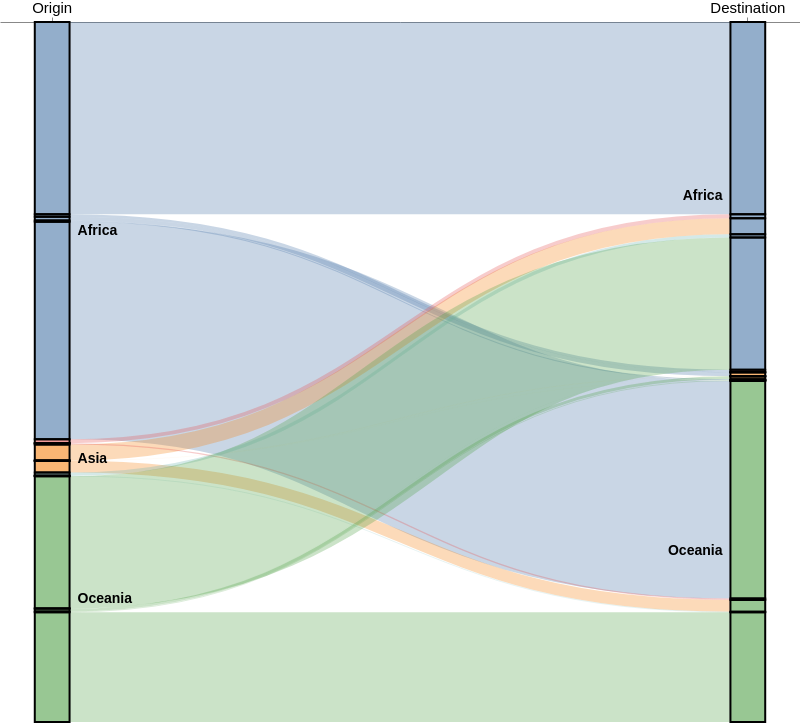

Express this chart as Vega-Lite.
### Vega specification from a JSON file in a GitHub repository (floating-point values rounded to 4 significant figures)
{"$schema": "https://vega.github.io/schema/vega/v5.2.json", "height": 700, "width": 800, "data": [{"name": "rawData", "values": [{"key": {"stk1": "Africa", "stk2": "Africa"}, "doc_count": 81319501}, {"key": {"stk1": "Africa", "stk2": "Asia"}, "doc_count": 1608138}, {"key": {"stk1": "Africa", "stk2": "Americas"}, "doc_count": 1069668}, {"key": {"stk1": "Africa", "stk2": "Europe"}, "doc_count": 435792}, {"key": {"stk1": "Africa", "stk2": "Oceania"}, "doc_count": 92053160}, {"key": {"stk1": "Asia", "stk2": "Africa"}, "doc_count": 6801637}, {"key": {"stk1": "Asia", "stk2": "Asia"}, "doc_count": 41855}, {"key": {"stk1": "Asia", "stk2": "Americas"}, "doc_count": 6522}, {"key": {"stk1": "Asia", "stk2": "Europe"}, "doc_count": 16582}, {"key": {"stk1": "Asia", "stk2": "Oceania"}, "doc_count": 4952322}, {"key": {"stk1": "Americas", "stk2": "Africa"}, "doc_count": 1644110}, {"key": {"stk1": "Americas", "stk2": "Asia"}, "doc_count": 3949}, {"key": {"stk1": "Americas", "stk2": "Europe"}, "doc_count": 739}, {"key": {"stk1": "Americas", "stk2": "Oceania"}, "doc_count": 573946}, {"key": {"stk1": "Europe", "stk2": "Africa"}, "doc_count": 1401818}, {"key": {"stk1": "Europe", "stk2": "Asia"}, "doc_count": 5160}, {"key": {"stk1": "Europe", "stk2": "Europe"}, "doc_count": 497}, {"key": {"stk1": "Europe", "stk2": "Oceania"}, "doc_count": 239092}, {"key": {"stk1": "Oceania", "stk2": "Africa"}, "doc_count": 55922397}, {"key": {"stk1": "Oceania", "stk2": "Asia"}, "doc_count": 1225981}, {"key": {"stk1": "Oceania", "stk2": "Americas"}, "doc_count": 14887}, {"key": {"stk1": "Oceania", "stk2": "Europe"}, "doc_count": 287844}, {"key": {"stk1": "Oceania", "stk2": "Oceania"}, "doc_count": 46439364}], "transform": [{"type": "formula", "expr": "datum.key.stk1", "as": "stk1"}, {"type": "formula", "expr": "datum.key.stk2", "as": "stk2"}, {"type": "formula", "expr": "datum.doc_count", "as": "size"}]}, {"name": "nodes", "source": "rawData", "transform": [{"type": "filter", "expr": "!groupSelector || groupSelector.stk1 == datum.stk1 || groupSelector.stk2 == datum.stk2"}, {"type": "formula", "expr": "datum.stk1+datum.stk2", "as": "key"}, {"type": "fold", "fields": ["stk1", "stk2"], "as": ["stack", "grpId"]}, {"type": "formula", "expr": "datum.stack == 'stk1' ? datum.stk1+' '+datum.stk2 : datum.stk2+' '+datum.stk1", "as": "sortField"}, {"type": "stack", "groupby": ["stack"], "sort": {"field": "sortField", "order": "descending"}, "field": "size"}, {"type": "formula", "expr": "(datum.y0+datum.y1)/2", "as": "yc"}]}, {"name": "groups", "source": "nodes", "transform": [{"type": "aggregate", "groupby": ["stack", "grpId"], "fields": ["size"], "ops": ["sum"], "as": ["total"]}, {"type": "stack", "groupby": ["stack"], "sort": {"field": "grpId", "order": "descending"}, "field": "total"}, {"type": "formula", "expr": "scale('y', datum.y0)", "as": "scaledY0"}, {"type": "formula", "expr": "scale('y', datum.y1)", "as": "scaledY1"}, {"type": "formula", "expr": "datum.stack == 'stk1'", "as": "rightLabel"}, {"type": "formula", "expr": "datum.total/domain('y')[1]", "as": "percentage"}]}, {"name": "destinationNodes", "source": "nodes", "transform": [{"type": "filter", "expr": "datum.stack == 'stk2'"}]}, {"name": "edges", "source": "nodes", "transform": [{"type": "filter", "expr": "datum.stack == 'stk1'"}, {"type": "lookup", "from": "destinationNodes", "key": "key", "fields": ["key"], "as": ["target"]}, {"type": "linkpath", "orient": "horizontal", "shape": "diagonal", "sourceY": {"expr": "scale('y', datum.yc)"}, "sourceX": {"expr": "scale('x', 'stk1') + bandwidth('x')"}, "targetY": {"expr": "scale('y', datum.target.yc)"}, "targetX": {"expr": "scale('x', 'stk2')"}}, {"type": "formula", "expr": "range('y')[0]-scale('y', datum.size)", "as": "strokeWidth"}, {"type": "formula", "expr": "datum.size/domain('y')[1]", "as": "percentage"}]}], "scales": [{"name": "x", "type": "band", "range": "width", "domain": ["stk1", "stk2"], "paddingOuter": 0.05, "paddingInner": 0.95}, {"name": "y", "type": "linear", "range": "height", "domain": {"data": "nodes", "field": "y1"}}, {"name": "color", "type": "ordinal", "range": "category", "domain": {"data": "rawData", "field": "stk1"}}, {"name": "stackNames", "type": "ordinal", "range": ["Origin", "Destination"], "domain": ["stk1", "stk2"]}], "axes": [{"orient": "top", "scale": "x", "encode": {"labels": {"update": {"fontSize": {"value": 15}, "text": {"scale": "stackNames", "field": "value"}}}}}], "marks": [{"type": "path", "name": "edgeMark", "from": {"data": "edges"}, "clip": true, "encode": {"update": {"stroke": [{"test": "groupSelector && groupSelector.stack=='stk1'", "scale": "color", "field": "stk2"}, {"scale": "color", "field": "stk1"}], "strokeWidth": {"field": "strokeWidth"}, "path": {"field": "path"}, "strokeOpacity": {"signal": "!groupSelector && (groupHover.stk1 == datum.stk1 || groupHover.stk2 == datum.stk2) ? 0.9 : 0.3"}, "zindex": {"signal": "!groupSelector && (groupHover.stk1 == datum.stk1 || groupHover.stk2 == datum.stk2) ? 1 : 0"}, "tooltip": {"signal": "datum.stk1 + ' to ' + datum.stk2 + ':    ' + format(datum.size, ',.0f') + '   (' + format(datum.percentage, '.1%') + ')'"}}, "hover": {"strokeOpacity": {"value": 1}}}}, {"type": "rect", "name": "groupMark", "from": {"data": "groups"}, "encode": {"enter": {"fill": {"scale": "color", "field": "grpId"}, "width": {"scale": "x", "band": 1}}, "update": {"x": {"scale": "x", "field": "stack"}, "y": {"field": "scaledY0"}, "y2": {"field": "scaledY1"}, "fillOpacity": {"value": 0.6}, "tooltip": {"signal": "datum.grpId + '   ' + format(datum.total, ',.0f') + '   (' + format(datum.percentage, '.1%') + ')'"}}, "hover": {"fillOpacity": {"value": 1}}}}, {"type": "text", "from": {"data": "groups"}, "interactive": false, "encode": {"update": {"x": {"signal": "scale('x', datum.stack) + (datum.rightLabel ? bandwidth('x') + 8 : -8)"}, "yc": {"signal": "(datum.scaledY0 + datum.scaledY1)/2"}, "align": {"signal": "datum.rightLabel ? 'left' : 'right'"}, "baseline": {"value": "middle"}, "fontWeight": {"value": "bold"}, "fontSize": {"value": 14}, "text": {"signal": "abs(datum.scaledY0-datum.scaledY1) > 13 ? datum.grpId : ''"}}}}, {"type": "group", "data": [{"name": "dataForShowAll", "values": [{}], "transform": [{"type": "filter", "expr": "groupSelector"}]}], "encode": {"enter": {"xc": {"signal": "width/2"}, "y": {"value": 30}, "width": {"value": 80}, "height": {"value": 30}}}, "marks": [{"type": "group", "name": "groupReset", "from": {"data": "dataForShowAll"}, "encode": {"enter": {"cornerRadius": {"value": 6}, "fill": {"value": "#f5f5f5"}, "stroke": {"value": "#c1c1c1"}, "strokeWidth": {"value": 2}, "height": {"field": {"group": "height"}}, "width": {"field": {"group": "width"}}}, "update": {"opacity": {"value": 1}}, "hover": {"opacity": {"value": 0.7}}}, "marks": [{"type": "text", "interactive": false, "encode": {"enter": {"xc": {"field": {"group": "width"}, "mult": 0.5}, "yc": {"field": {"group": "height"}, "mult": 0.5, "offset": 2}, "align": {"value": "center"}, "baseline": {"value": "middle"}, "fontWeight": {"value": "bold"}, "fontSize": {"value": 13}, "text": {"value": "Show All"}}}}]}]}, {"type": "rect", "from": {"data": "nodes"}, "encode": {"enter": {"stroke": {"value": "#000"}, "strokeWidth": {"value": 2}, "width": {"scale": "x", "band": 1}, "x": {"scale": "x", "field": "stack"}, "y": {"field": "y0", "scale": "y"}, "y2": {"field": "y1", "scale": "y"}}}}], "signals": [{"name": "groupHover", "value": {}, "on": [{"events": "@groupMark:mouseover", "update": "{stk1:datum.stack=='stk1' && datum.grpId, stk2:datum.stack=='stk2' && datum.grpId}"}, {"events": "mouseout", "update": "{}"}]}, {"name": "groupSelector", "value": false, "on": [{"events": "@groupMark:click!", "update": "{stack:datum.stack, stk1:datum.stack=='stk1' && datum.grpId, stk2:datum.stack=='stk2' && datum.grpId}"}, {"events": [{"type": "click", "markname": "groupReset"}, {"type": "dblclick"}], "update": "false"}]}]}
